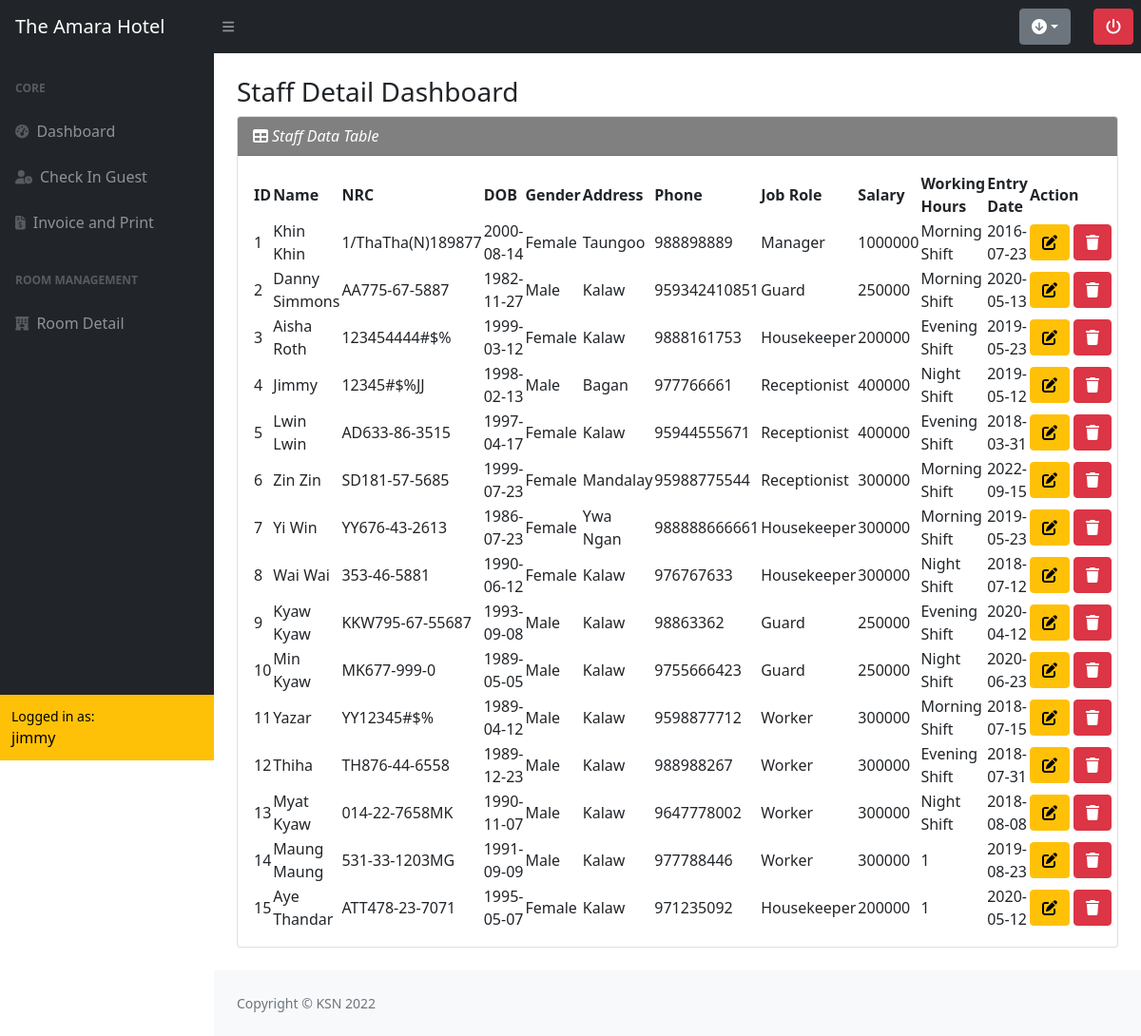
The app's page /staff_detail.php (signed in) with its own data.
### tables this page shows
CREATE TABLE `user` (
  `user_id` int(15) NOT NULL,
  `username` varchar(20) NOT NULL,
  `email` varchar(100) NOT NULL,
  `password` varchar(100) NOT NULL,
  `role` varchar(20) NOT NULL,
  `created_date` datetime NOT NULL
);

CREATE TABLE `staff` (
  `staff_id` int(15) NOT NULL,
  `staff_name` varchar(100) NOT NULL,
  `staff_nrc` varchar(100) NOT NULL,
  `staff_dob` date NOT NULL,
  `staff_gender` varchar(10) NOT NULL,
  `staff_address` text NOT NULL,
  `staff_phone` bigint(100) NOT NULL,
  `staff_role` varchar(20) NOT NULL,
  `staff_salary` int(15) NOT NULL,
  `staff_workinghr` varchar(30) NOT NULL,
  `staff_entry` date NOT NULL
);

### staff_detail.php (the view, shortened to what this page needs)
<!DOCTYPE html>
<html lang="en">
<head>
    <?php include("cdn.php"); include("db.php"); ?>
</head>
<body class="sb-nav-fixed">
    <?php include("nav.php"); ?>
    <div id="layoutSidenav">
    <?php include("sidebar.php"); ?>
        <div id="layoutSidenav_content">
        <main>
        <div class="container-fluid px-4">
            <h3 class="mt-4">Staff Detail Dashboard</h3>
            <div class="card mb-4">
                <div class="card-header" style="background-color: grey;">
                    <span style="color: white; font-style: italic;" ><i class="fas fa-table me-1"></i>Staff Data Table</span>
                </div>
                <div class="card-body table-responsive">
                <table id="datatablesSimple" class="cell-border">
                    <thead>
                        <th>ID</th>
                        <th>Name</th>
                        <th>NRC</th>
                        <th>DOB</th>
                        <th>Gender</th>
                        <th>Address</th>
                        <th>Phone</th>
                        <th>Job Role</th>
                        <th>Salary</th>
                        <th>Working Hours</th>
                        <th>Entry Date</th>
                        <th>Action</th>
                    </thead>
                    <tbody>
                     <?php
                            $sql="SELECT * FROM staff";
                            $query=mysqli_query($connect,$sql);
                            while ($row=mysqli_fetch_assoc($query))
                     { ?>
                        <tr>
                            <td><?php echo $row['staff_id']; ?></td>
                            <td><?php echo $row['staff_name']; ?></td>
                            <td><?php echo $row['staff_nrc']; ?></td>
                            <td><?php echo $row['staff_dob']; ?></td>
                            <td><?php echo $row['staff_gender']; ?></td>
                            <td><?php echo $row['staff_address']; ?></td>
                            <td><?php echo $row['staff_phone']; ?></td>
                            <td><?php echo $row['staff_role']; ?></td>
                            <td><?php echo $row['staff_salary']; ?></td>
                            <td><?php echo $row['staff_workinghr']; ?></td>
                            <td><?php echo $row['staff_entry']; ?></td>
                            <td class="text-nowrap">
                                <a class="btn btn-warning btn-xs staffbtn" data-bs-toggle="modal" data-bs-target="#staffForm_modal"
                                staffid="<?php echo $row['staff_id']; ?>"
                                staffname="<?php echo $row['staff_name']; ?>"
                                staffnrc="<?php echo $row['staff_nrc']; ?>"
                                staffdob="<?php echo $row['staff_dob']; ?>"
                                staffgender="<?php echo $row['staff_gender']; ?>"
                                staffaddress="<?php echo $row['staff_address']; ?>"
                                staffphone="<?php echo $row['staff_phone']; ?>"
                                staffrole="<?php echo $row['staff_role']; ?>"
                                staffsalary="<?php echo $row['staff_salary']; ?>"
                                staffworkinghr="<?php echo $row['staff_workinghr']; ?>"
                                staffentry="<?php echo $row['staff_entry']; ?>"><i class="fa-solid fa-pen-to-square"></i></a>
                                <a class="btn btn-danger btn-xs" href="function/staff_delete.php?sdelete=<?php echo $row['staff_id']; ?>"><i class="fa-solid fa-trash"></i></a>
                            </td>
                        </tr>
                        <?php } ?>
                    </tbody>
                </table>
                </div>
            </div>
        </div>
        </main>
            <footer class="py-4 bg-light mt-auto">
                <div class="container-fluid px-4">
                    <div class="d-flex align-items-center justify-content-between small">
                        <div class="text-muted">Copyright &copy; KSN 2022</div>
                    </div>
                </div>
            </footer>
        </div>
        </div>
</body>
</html>

### sidebar.php (shortened to what this page needs)
<div id="layoutSidenav_nav">
    <nav class="sb-sidenav accordion sb-sidenav-dark" id="sidenavAccordion">
        <div class="sb-sidenav-menu">
            <div class="nav">
            <div class="sb-sidenav-menu-heading">Core</div>
                <a class="nav-link" href="reservation_dashboard.php">
                    <div class="sb-nav-link-icon"><i class="fas fa-tachometer-alt"></i></div>Dashboard
                </a>
                <a class="nav-link" href="current_guest.php">
                    <div class="sb-nav-link-icon"><i class="fa-solid fa-user-clock"></i></div>Check In Guest
                </a>
                <a class="nav-link" href="invoice_detail.php">
                    <div class="sb-nav-link-icon"><i class="fa-solid fa-file-invoice-dollar"></i></div>Invoice and Print
                </a>
                <div class="sb-sidenav-menu-heading">Room Management</div>
                    <a class="nav-link" href="room_detail.php">
                        <div class="sb-nav-link-icon"><i class="fa-solid fa-hotel"></i></div>Room Detail
                    </a>
                </div>
            </div>
            <div class="sb-sidenav-footer bg-warning text-black">
                <div class="small">Logged in as:</div><?php echo $user['username']; ?>
            </div>
    </nav>
</div>

### records on screen
user: username "jimmy"
staff: staff_id "1", staff_name "Khin Khin", staff_nrc "1/ThaTha(N)189877", staff_dob "2000-08-14", staff_gender "Female", staff_address "Taungoo", staff_phone "988898889", staff_role "Manager", staff_salary "1000000", staff_workinghr "Morning Shift", staff_entry "2016-07-23"
staff: staff_id "2", staff_name "Danny Simmons", staff_nrc "AA775-67-5887", staff_dob "1982-11-27", staff_gender "Male", staff_address "Kalaw", staff_phone "959342410851", staff_role "Guard", staff_salary "250000", staff_workinghr "Morning Shift", staff_entry "2020-05-13"
staff: staff_id "3", staff_name "Aisha Roth", staff_nrc "123454444#$%", staff_dob "1999-03-12", staff_gender "Female", staff_address "Kalaw", staff_phone "9888161753", staff_role "Housekeeper", staff_salary "200000", staff_workinghr "Evening Shift", staff_entry "2019-05-23"
staff: staff_id "4", staff_name "Jimmy", staff_nrc "12345#$%JJ", staff_dob "1998-02-13", staff_gender "Male", staff_address "Bagan", staff_phone "977766661", staff_role "Receptionist", staff_salary "400000", staff_workinghr "Night Shift", staff_entry "2019-05-12"
staff: staff_id "5", staff_name "Lwin Lwin", staff_nrc "AD633-86-3515", staff_dob "1997-04-17", staff_gender "Female", staff_address "Kalaw", staff_phone "95944555671", staff_role "Receptionist", staff_salary "400000", staff_workinghr "Evening Shift", staff_entry "2018-03-31"
staff: staff_id "6", staff_name "Zin Zin", staff_nrc "SD181-57-5685", staff_dob "1999-07-23", staff_gender "Female", staff_address "Mandalay", staff_phone "95988775544", staff_role "Receptionist", staff_salary "300000", staff_workinghr "Morning Shift", staff_entry "2022-09-15"
staff: staff_id "7", staff_name "Yi Win", staff_nrc "YY676-43-2613", staff_dob "1986-07-23", staff_gender "Female", staff_address "Ywa Ngan", staff_phone "988888666661", staff_role "Housekeeper", staff_salary "300000", staff_workinghr "Morning Shift", staff_entry "2019-05-23"
staff: staff_id "8", staff_name "Wai Wai", staff_nrc "353-46-5881", staff_dob "1990-06-12", staff_gender "Female", staff_address "Kalaw", staff_phone "976767633", staff_role "Housekeeper", staff_salary "300000", staff_workinghr "Night Shift", staff_entry "2018-07-12"
staff: staff_id "9", staff_name "Kyaw Kyaw", staff_nrc "KKW795-67-55687", staff_dob "1993-09-08", staff_gender "Male", staff_address "Kalaw", staff_phone "98863362", staff_role "Guard", staff_salary "250000", staff_workinghr "Evening Shift", staff_entry "2020-04-12"
staff: staff_id "10", staff_name "Min Kyaw", staff_nrc "MK677-999-0", staff_dob "1989-05-05", staff_gender "Male", staff_address "Kalaw", staff_phone "9755666423", staff_role "Guard", staff_salary "250000", staff_workinghr "Night Shift", staff_entry "2020-06-23"
staff: staff_id "11", staff_name "Yazar", staff_nrc "YY12345#$%", staff_dob "1989-04-12", staff_gender "Male", staff_address "Kalaw", staff_phone "9598877712", staff_role "Worker", staff_salary "300000", staff_workinghr "Morning Shift", staff_entry "2018-07-15"
staff: staff_id "12", staff_name "Thiha", staff_nrc "TH876-44-6558", staff_dob "1989-12-23", staff_gender "Male", staff_address "Kalaw", staff_phone "988988267", staff_role "Worker", staff_salary "300000", staff_workinghr "Evening Shift", staff_entry "2018-07-31"
staff: staff_id "13", staff_name "Myat Kyaw", staff_nrc "014-22-7658MK", staff_dob "1990-11-07", staff_gender "Male", staff_address "Kalaw", staff_phone "9647778002", staff_role "Worker", staff_salary "300000", staff_workinghr "Night Shift", staff_entry "2018-08-08"
staff: staff_id "14", staff_name "Maung Maung", staff_nrc "531-33-1203MG", staff_dob "1991-09-09", staff_gender "Male", staff_address "Kalaw", staff_phone "977788446", staff_role "Worker", staff_salary "300000", staff_workinghr "1", staff_entry "2019-08-23"
staff: staff_id "15", staff_name "Aye Thandar", staff_nrc "ATT478-23-7071", staff_dob "1995-05-07", staff_gender "Female", staff_address "Kalaw", staff_phone "971235092", staff_role "Housekeeper", staff_salary "200000", staff_workinghr "1", staff_entry "2020-05-12"
